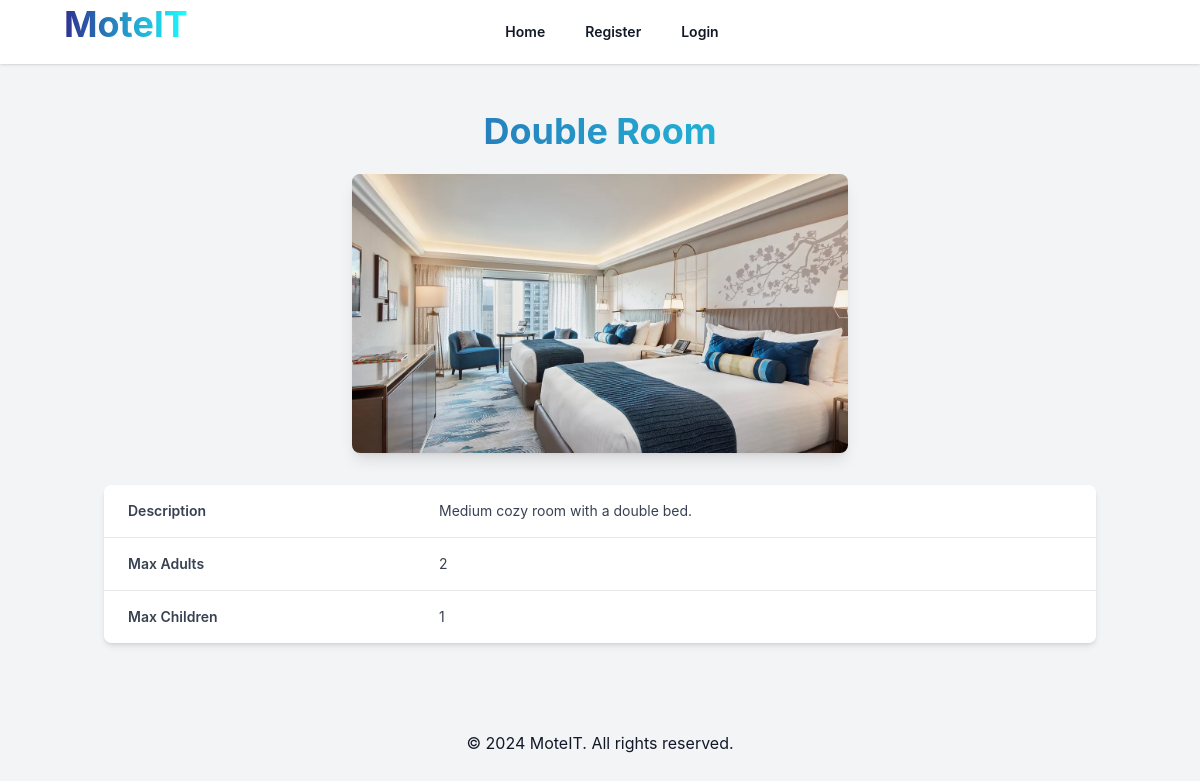
Screenshot of /public/Roomtype.php?room=double with the database file from the repository.
### tables this page shows
CREATE TABLE room_types (
    id INT AUTO_INCREMENT PRIMARY KEY,
    name VARCHAR(50) NOT NULL,
    description TEXT,
    max_adults INT NOT NULL,
    max_children INT NOT NULL,
    created_at TIMESTAMP DEFAULT CURRENT_TIMESTAMP
);

### public/Roomtype.php (called while the page is built, shortened)
<?php
include __DIR__ . '/../app/views/layouts/main.php';
?>

### app/views/Roomtype.php (the view, shortened to what this page needs)
<?php
$servername = "localhost";
$username = "root";
$password = "";
$dbname = "roombooking";
$conn = new mysqli($servername, $username, $password, $dbname);
$room = $_GET['room'] ?? 'single';
$sql = "SELECT name, description, max_adults, max_children FROM room_types WHERE name LIKE ?";
$stmt = $conn->prepare($sql);
$roomType = ucfirst($room) . " Room";
$stmt->bind_param('s', $roomType);
$stmt->execute();
$result = $stmt->get_result();
$roomInfo = $result->fetch_assoc();
$imagePath = "/Roombooking/public/images/" . ucfirst($room) . ".webp";
?>
<body class="bg-gray-100 font-sans leading-normal tracking-normal">
    <main class="container mx-auto mt-6">
        <section class="text-center mb-10">
            <h2 class="text-4xl font-bold mb-4 leading-normal bg-clip-text text-transparent bg-gradient-to-r from-[#2E3192] to-[#1BFFFF]"><?php echo htmlspecialchars($roomInfo['name']); ?></h2>
            <img src="<?php echo htmlspecialchars($imagePath); ?>" alt="<?php echo htmlspecialchars($roomInfo['name']); ?>" class="w-1/2 h-auto object-cover rounded-lg shadow-lg mx-auto">
            <div class="mt-8 flex justify-center">
                <table class="min-w-full bg-white shadow-md rounded-lg overflow-hidden">
                    <tbody class="bg-white divide-y divide-gray-200">
                        <tr>
                            <td class="py-4 px-6 text-left text-sm font-semibold text-gray-700">Description</td>
                            <td class="py-4 px-6 text-left text-sm text-gray-700"><?php echo htmlspecialchars($roomInfo['description']); ?></td>
                        </tr>
                        <tr>
                            <td class="py-4 px-6 text-left text-sm font-semibold text-gray-700">Max Adults</td>
                            <td class="py-4 px-6 text-left text-sm text-gray-700"><?php echo htmlspecialchars($roomInfo['max_adults']); ?></td>
                        </tr>
                        <tr>
                            <td class="py-4 px-6 text-left text-sm font-semibold text-gray-700">Max Children</td>
                            <td class="py-4 px-6 text-left text-sm text-gray-700"><?php echo htmlspecialchars($roomInfo['max_children']); ?></td>
                        </tr>
                    </tbody>
                </table>
            </div>
        </section>
    </main>
</body>

### public/css/styles.css (style rules this page uses)
html, :host { line-height: 1.5; -webkit-text-size-adjust: 100%; -moz-tab-size: 4; -o-tab-size: 4; tab-size: 4; font-family: ui-sans-serif, system-ui, sans-serif, "Apple Color Emoji", "Segoe UI Emoji", "Segoe UI Symbol", "Noto Color Emoji"; font-feature-settings: normal; font-variation-settings: normal; -webkit-tap-highlight-color: transparent; }
body { margin: 0; line-height: inherit; }
h1, h2, h3, h4, h5, h6 { font-size: inherit; font-weight: inherit; }
table { text-indent: 0; border-color: inherit; border-collapse: collapse; }
blockquote, dl, dd, h1, h2, h3, h4, h5, h6, hr, figure, p, pre { margin: 0; }
img, svg, video, canvas, audio, iframe, embed, object { display: block; vertical-align: middle; }
img, video { max-width: 100%; height: auto; }
.container { width: 100%; }
@media (min-width: 640px) { .container { max-width: 640px; } }
@media (min-width: 768px) { .container { max-width: 768px; } }
@media (min-width: 1024px) { .container { max-width: 1024px; } }
.mx-auto { margin-left: auto; margin-right: auto; }
.mb-10 { margin-bottom: 2.5rem; }
.mb-4 { margin-bottom: 1rem; }
.mt-6 { margin-top: 1.5rem; }
.mt-8 { margin-top: 2rem; }
.flex { display: flex; }
.h-auto { height: auto; }
.w-1\/2 { width: 50%; }
.min-w-full { min-width: 100%; }
.justify-center { justify-content: center; }
.divide-y > :not([hidden]) ~ :not([hidden]) { --tw-divide-y-reverse: 0; border-top-width: calc(1px * calc(1 - var(--tw-divide-y-reverse))); border-bottom-width: calc(1px * var(--tw-divide-y-reverse)); }
.divide-gray-200 > :not([hidden]) ~ :not([hidden]) { --tw-divide-opacity: 1; border-color: rgb(229 231 235 / var(--tw-divide-opacity)); }
.overflow-hidden { overflow: hidden; }
.rounded-lg { border-radius: 0.5rem; }
.bg-gray-100 { --tw-bg-opacity: 1; background-color: rgb(243 244 246 / var(--tw-bg-opacity)); }
.bg-white { --tw-bg-opacity: 1; background-color: rgb(255 255 255 / var(--tw-bg-opacity)); }
.bg-gradient-to-r { background-image: linear-gradient(to right, var(--tw-gradient-stops)); }
.from-\[\#2E3192\] { --tw-gradient-from: #2E3192 var(--tw-gradient-from-position); --tw-gradient-to: rgb(46 49 146 / 0) var(--tw-gradient-to-position); --tw-gradient-stops: var(--tw-gradient-from), var(--tw-gradient-to); }
.to-\[\#1BFFFF\] { --tw-gradient-to: #1BFFFF var(--tw-gradient-to-position); }
.bg-clip-text { -webkit-background-clip: text; background-clip: text; }
.object-cover { -o-object-fit: cover; object-fit: cover; }
.px-6 { padding-left: 1.5rem; padding-right: 1.5rem; }
.py-4 { padding-top: 1rem; padding-bottom: 1rem; }
.text-left { text-align: left; }
.text-center { text-align: center; }
.text-4xl { font-size: 2.25rem; line-height: 2.5rem; }
.text-sm { font-size: 0.875rem; line-height: 1.25rem; }
.font-bold { font-weight: 700; }
.font-semibold { font-weight: 600; }
.leading-normal { line-height: 1.5; }
.text-gray-700 { --tw-text-opacity: 1; color: rgb(55 65 81 / var(--tw-text-opacity)); }
.text-transparent { color: transparent; }
.shadow-lg { --tw-shadow: 0 10px 15px -3px rgb(0 0 0 / 0.1), 0 4px 6px -4px rgb(0 0 0 / 0.1); --tw-shadow-colored: 0 10px 15px -3px var(--tw-shadow-color), 0 4px 6px -4px var(--tw-shadow-color); box-shadow: var(--tw-ring-offset-shadow, 0 0 #0000), var(--tw-ring-shadow, 0 0 #0000), var(--tw-shadow); }
.shadow-md { --tw-shadow: 0 4px 6px -1px rgb(0 0 0 / 0.1), 0 2px 4px -2px rgb(0 0 0 / 0.1); --tw-shadow-colored: 0 4px 6px -1px var(--tw-shadow-color), 0 2px 4px -2px var(--tw-shadow-color); box-shadow: var(--tw-ring-offset-shadow, 0 0 #0000), var(--tw-ring-shadow, 0 0 #0000), var(--tw-shadow); }

### rows the page displays
room_types: description "Medium cozy room with a double bed.", max_adults "2", max_children "1"
